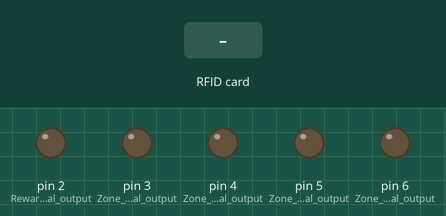
This sketch was run on a simulated Arduino Uno, built with avr-gcc and run on an emulated ATmega328P. On the bench: output pins drawn as LEDs (lit = HIGH). Inputs (shaded band) come from the test bench. Pins used as bus, display or sensor lines are not drawn.

Above: at 1.2 s.
1.3 s: RFID card C4 11 CB CF held to the reader
At 1.7 s:
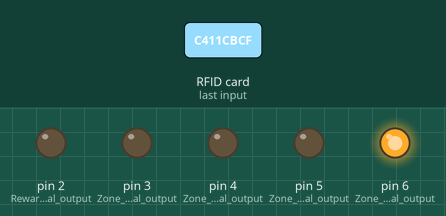
3.3 s: RFID card F4 2B C9 CF held to the reader
At 3.7 s:
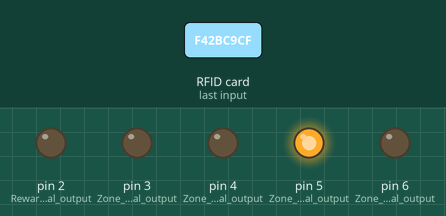
5.3 s: RFID card E4 2B C9 CF held to the reader
At 5.7 s:
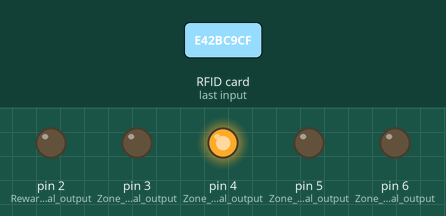
Timing chart, 0 to 8.3 s (numbered marks = the images above; inputs shaded):
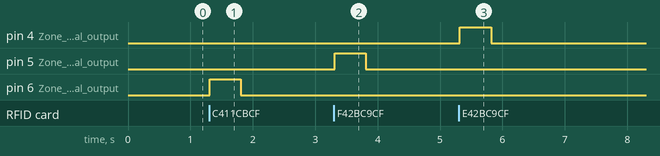

Measured:
- after the input at 1.3 s, pin 6 (Zone_1_digital_output): LOW → HIGH at once, → LOW 0.50 s later
- after the input at 3.3 s, pin 5 (Zone_2_digital_output): LOW → HIGH at once, → LOW 0.50 s later
- after the input at 5.3 s, pin 4 (Zone_3_digital_output): LOW → HIGH at once, → LOW 0.50 s later

The sketch:

RFID_Code_BeltA.ino
```cpp
// This code is based on the examples included in MFRC522 library
// Modify to include the UIDs of the tags on your treadmill belt

#include<SPI.h>
#include<MFRC522.h>

//creating mfrc522 instance
#define RSTPIN 9
#define SSPIN 10
MFRC522 rc(SSPIN, RSTPIN);

int readsuccess;

/* the following are the UIDs of the card which are authorised
    to know the UID of your card/tag use the example code 'DumpInfo'
    from the library mfrc522 it give the UID of the card as well as
    other information in the card on the serial monitor of the arduino*/

    //byte defcard[4]={0x32,0xD7,0x0F,0x2B}; // if you only want one card
byte defcard[][4]={{0xC4,0x11,0xCB,0xCF},{0xF4,0x2B,0xC9,0xCF},{0xE4,0x2B,0xC9,0xCF},{0xD4,0x2B,0xC9,0xCF},{0xC4,0x2B,0xC9,0xCF}}; //for multiple cards
//byte defcard[][4]={{0xC4,0x11,0xCB,0xCF},{0xF4,0x2B,0xC9,0xCF},{0xE4,0x2B,0xC9,0xCF},{0xD4,0x2B,0xC9,0xCF},{0xD4,0x19,0xC7,0xCF}}; //for reversal learning; ID of reward tag changed
int N=5; //change this to the number of cards/tags you will use
byte readcard[4]; //stores the UID of current tag which is read

void setup() {
//Serial.begin(9600); //for debugging purposes

SPI.begin();
rc.PCD_Init(); //initialize the receiver
rc.PCD_DumpVersionToSerial(); //show details of card reader module

pinMode(6,OUTPUT); //Zone 1 digital output, match = 0, channel 6
pinMode(5,OUTPUT); //Zone 2 digital output, match = 1, channel 5
pinMode(4,OUTPUT); //Zone 3 digital output, match = 2, channel 4
pinMode(3,OUTPUT); //Zone 4 digital output, match = 3, channel 3
pinMode(2,OUTPUT); //Reward digital output, match = 4, channel 2

//if tag unrecognized match = 5


//Serial.println(F("Recognized RFID tags are")); //display authorised cards just to demonstrate you may comment this section out
//for(int i=0;i<N;i++){
//  Serial.print(i+1); for debugging purposes
//  Serial.print("  ");
//    for(int j=0;j<4;j++){
//      Serial.print(defcard[i][j],HEX);
//      }
//      Serial.println("");
//     }
//Serial.println("");
//
//Serial.println(F("Scanning for RFID tags..."));
}


void loop() {

readsuccess = getid();

if(readsuccess){

  int match=5;

//this is the part where compare the current tag with pre defined tags
  for(int i=0;i<N;i++){
    //Serial.print("Testing Against Authorised card no: ");
    //Serial.println(i+1);
    if(!memcmp(readcard,defcard[i],4)){
      match=i;
      }

  }


   if(match==0)
      {//Serial.println("Recognized tag detected: Zone 1");
        digitalWrite(6,HIGH);
        delay(500);
        digitalWrite(6,LOW);
        delay(300);
      }

    if(match==1)
      {//Serial.println("Recognized tag detected: Zone 2");
        digitalWrite(5,HIGH);
        delay(500);
        digitalWrite(5,LOW);
        delay(300);
      }

    if(match==2)
      {//Serial.println("Recognized tag detected: Zone 3");
        digitalWrite(4,HIGH);
        delay(500);
        digitalWrite(4,LOW);
        delay(300);
      }

     if(match==3)
      {//Serial.println("Recognized tag detected: Zone 4");
        digitalWrite(3,HIGH);
        delay(500);
        digitalWrite(3,LOW);
        delay(300);
      }

     if(match==4)
      {//Serial.println("Recognized tag detected: Reward");
        digitalWrite(2,HIGH);
        delay(500);
        digitalWrite(2,LOW);
        delay(300);
      }

     //if(match==5) {
      //Serial.println("Unrecognized tag detected");
      //}

  }
}
//function to get the UID of the card
int getid(){
  if(!rc.PICC_IsNewCardPresent()){
    return 0;
  }
  if(!rc.PICC_ReadCardSerial()){
    return 0;
  }


  //Serial.println("THE UID OF THE SCANNED TAG IS:");

  for(int i=0;i<4;i++){
    readcard[i]=rc.uid.uidByte[i]; //storing the UID of the tag in readcard
    //Serial.print(readcard[i],HEX);

  }
   //Serial.println("");
   //Serial.println("Now Comparing with Authorised cards");
  rc.PICC_HaltA();

  return 1;
}
```
